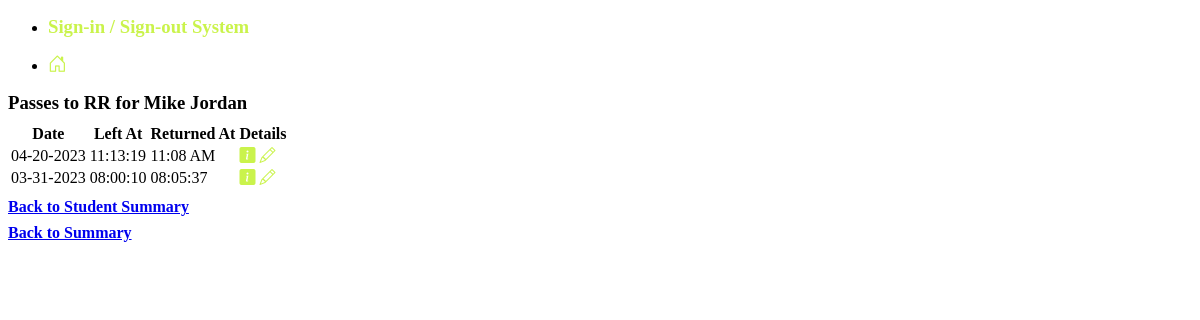
Page /summary/HSE1239/RR on the committed database.
### tables this page shows
CREATE TABLE passes (
  id integer primary key autoincrement,
  student_id text,
  f_name text,
  l_name text,
  location text,
  pass_date date default(current_date),
  out_time time default(current_time),
  in_time time
);

### main.py (the view)
@app.route("/summary/<string:stu_id>/<string:loc>")
def stu_loc_summary(stu_id, loc):
  student_name = q.get_student_name(stu_id)
  rows = q.get_stu_loc_summary(stu_id, loc)
  return render_template("stu_loc_summary.html",
                         location=loc,
                         student=student_name,
                         rows=rows,
                         stu_id=stu_id)

### queries.py (called while the page is built)
def get_student_name(stu_id):
  sql = "SELECT f_name, l_name FROM passes WHERE student_id = ?"
  results = db.execute(sql, stu_id)[0]
  first = results.get('f_name')
  last = results.get('l_name')
  return f"{first} {last}"

def get_stu_loc_summary(stu_id, loc):
  sql = """SELECT id, pass_date, out_time, in_time FROM passes
  WHERE student_id = ? AND location = ?
  ORDER BY pass_date DESC, out_time DESC"""
  return db.execute(sql, stu_id, loc)

### templates/stu_loc_summary.html
{% extends "base.html" %}
{% block content %}
<h3>Passes to {{ location }} for {{ student }}</h3>
<table>
  <thead>
    <tr>
      <th>Date</th>
      <th>Left At</th>
      <th>Returned At</th>
      <th>Details</th>
    </tr>
  </thead>
  <tbody>
    {% for row in rows %}
    <tr>
      <td>{{ row.pass_date }}</td>
      <td>{{ row.out_time }}</td>
      <td>{{ row.in_time }}</td>
      <td>
        <a class="clr" href="/pass/{{ row.id }}"><i class="bi bi-info-square-fill"></i></a>
        <a class="clr" href="/edit/{{ row.id }}"><i class="bi bi-pencil"></i></a>
      </td>
    </tr>
    {% endfor %}
  </tbody>
</table>
<h4><a href="/summary/{{ stu_id }}">Back to Student Summary</a></h4>
<h4><a href="/summary">Back to Summary</a></h4>
{% endblock %}

### static/style.css (style rules this page uses)
.clr { color:#caf34c; margin:0; }
h1,h2,h3,h4,h5,h6 { margin:.5rem auto; }

### rows in the picture
passes: pass_date "04-20-2023", out_time "11:13:19", in_time "11:08 AM"
passes: pass_date "03-31-2023", out_time "08:00:10", in_time "08:05:37"

### other values in the picture
{{ location }} "RR"
{{ student }} "Mike Jordan"
